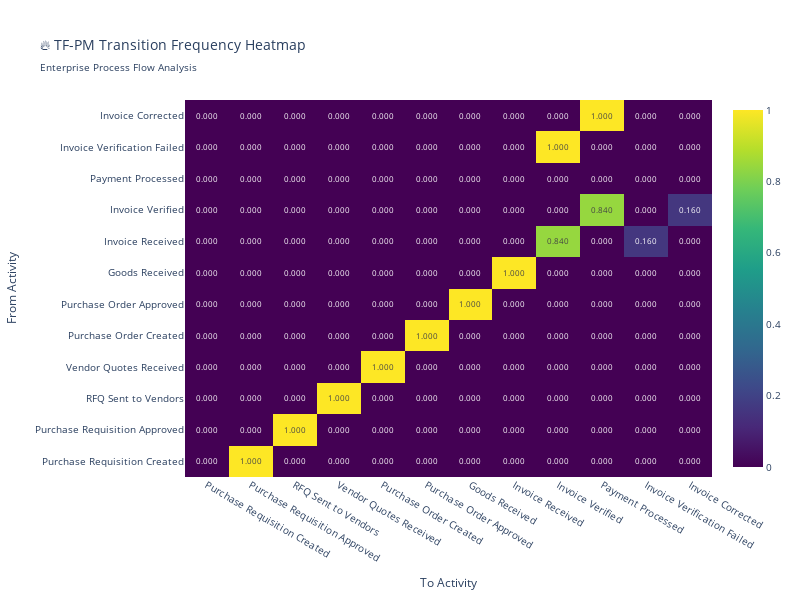
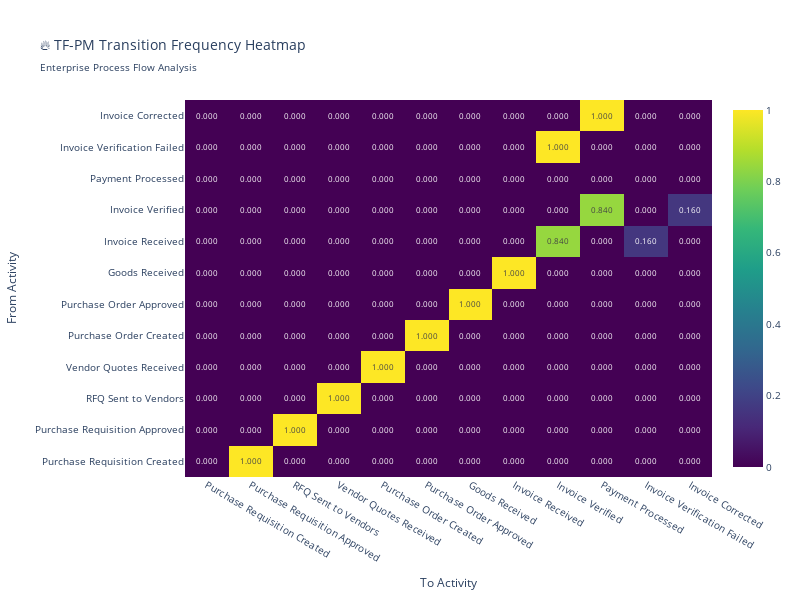

Notebook code for these charts, in order:
### Markdown cell above
## 📊 Advanced Process Analytics Dashboard

### 1. TF-PM (Transition Frequency Process Mining) Analysis
Implementing state-of-the-art transition frequency analysis for enterprise process optimization.

### Code cell
class TFPMAnalyzer:
    """
    Advanced Transition Frequency Process Mining (TF-PM) Analyzer
    Latest enterprise-grade process mining techniques for operational excellence
    """
    
    def __init__(self, event_log):
        self.log = event_log
        self.activities = list(pm4py.get_event_attribute_values(event_log, 'concept:name').keys())
        # Handle different PM4Py data structures
        try:
            self.cases = [trace.attributes['concept:name'] for trace in event_log if hasattr(trace, 'attributes')]
        except:
            self.cases = list(range(len(event_log)))  # Fallback to indices
        self.transition_matrix = None
        self.activity_frequencies = None
        
    def compute_transition_frequencies(self):
        """Compute advanced transition frequency matrix with enterprise insights"""
        
        # Initialize transition matrix
        n_activities = len(self.activities)
        activity_to_idx = {act: idx for idx, act in enumerate(self.activities)}
        self.transition_matrix = np.zeros((n_activities, n_activities))
        
        # Compute transitions
        total_transitions = 0
        for trace in self.log:
            for i in range(len(trace) - 1):
                current_activity = trace[i]['concept:name']
                next_activity = trace[i + 1]['concept:name']
                
                current_idx = activity_to_idx[current_activity]
                next_idx = activity_to_idx[next_activity]
                
                self.transition_matrix[current_idx][next_idx] += 1
                total_transitions += 1
        
        # Normalize to get probabilities
        row_sums = self.transition_matrix.sum(axis=1, keepdims=True)
        row_sums[row_sums == 0] = 1  # Avoid division by zero
        self.transition_matrix_prob = self.transition_matrix / row_sums
        
        print(f"✅ TF-PM Analysis Complete!")
        print(f"📊 Total Transitions Analyzed: {total_transitions}")
        print(f"🔄 Unique Activity Transitions: {np.count_nonzero(self.transition_matrix)}")
        
        return self.transition_matrix, self.transition_matrix_prob
    
    def compute_activity_frequencies(self):
        """Compute activity frequencies with enterprise KPIs"""
        
        activity_counts = Counter()
        total_events = 0
        
        for trace in self.log:
            for event in trace:
                activity_counts[event['concept:name']] += 1
                total_events += 1
        
        self.activity_frequencies = {
            'counts': dict(activity_counts),
            'percentages': {act: (count/total_events)*100 
                          for act, count in activity_counts.items()},
            'total_events': total_events
        }
        
        return self.activity_frequencies
    
    def identify_bottlenecks(self, threshold=0.1):
        """Identify process bottlenecks using TF-PM analysis"""
        
        if self.transition_matrix is None:
            self.compute_transition_frequencies()
        
        bottlenecks = []
        
        # Find activities with low outgoing transition diversity
        for i, activity in enumerate(self.activities):
            outgoing_transitions = self.transition_matrix[i]
            non_zero_transitions = np.count_nonzero(outgoing_transitions)
            total_outgoing = np.sum(outgoing_transitions)
            
            if total_outgoing > 0:
                diversity_score = non_zero_transitions / len(self.activities)
                avg_transition_strength = total_outgoing / max(non_zero_transitions, 1)
                
                if diversity_score < threshold or avg_transition_strength > len(self.log) * 0.5:
                    bottlenecks.append({
                        'activity': activity,
                        'diversity_score': diversity_score,
                        'avg_transition_strength': avg_transition_strength,
                        'total_occurrences': total_outgoing
                    })
        
        return bottlenecks
    
    def visualize_transition_heatmap(self):
        """Create interactive transition frequency heatmap"""
        
        if self.transition_matrix_prob is None:
            self.compute_transition_frequencies()
        
        # Create interactive heatmap with Plotly
        fig = go.Figure(data=go.Heatmap(
            z=self.transition_matrix_prob,
            x=self.activities,
            y=self.activities,
            colorscale='Viridis',
            text=self.transition_matrix_prob,
            texttemplate='%{text:.3f}',
            textfont={"size":8},
            hoverongaps=False
        ))
        
        fig.update_layout(
            title='🔥 TF-PM Transition Frequency Heatmap<br><sub>Enterprise Process Flow Analysis</sub>',
            xaxis_title='To Activity',
            yaxis_title='From Activity',
            width=800,
            height=600,
            font=dict(size=10)
        )
        
        fig.show()
        
        return fig

# Initialize TF-PM Analyzer
tfpm_analyzer = TFPMAnalyzer(event_log)

# Compute transition frequencies
transition_matrix, transition_prob_matrix = tfpm_analyzer.compute_transition_frequencies()
activity_frequencies = tfpm_analyzer.compute_activity_frequencies()

# Display results
print("\n🎯 TF-PM Analysis Results:")
print("=" * 50)
print(f"📈 Most Frequent Activities:")
sorted_activities = sorted(activity_frequencies['percentages'].items(), 
                          key=lambda x: x[1], reverse=True)
for act, pct in sorted_activities[:5]:
    print(f"   • {act}: {pct:.2f}%")

# Identify bottlenecks
bottlenecks = tfpm_analyzer.identify_bottlenecks()
if bottlenecks:
    print(f"\n⚠️ Process Bottlenecks Identified ({len(bottlenecks)}):")
    for bottleneck in bottlenecks[:3]:
        print(f"   • {bottleneck['activity']}: Diversity Score {bottleneck['diversity_score']:.3f}")

# Visualize transition heatmap
tfpm_analyzer.visualize_transition_heatmap()

### Figure 1 — Plotly figure (JSON) as saved in the notebook; plotly's stock layout.template omitted (floating-point values rounded to 4 significant figures; data arrays with more than 128 entries replaced by an {"elided": "..."} marker saying what was removed)
{"data": [{"colorscale": [[0, "#440154"], [0.1111, "#482878"], [0.2222, "#3e4989"], [0.3333, "#31688e"], [0.4444, "#26828e"], [0.5556, "#1f9e89"], [0.6667, "#35b779"], [0.7778, "#6ece58"], [0.8889, "#b5de2b"], [1, "#fde725"]], "hoverongaps": false, "text": {"elided": "12x12 float values"}, "textfont": {"size": 8}, "texttemplate": "%{text:.3f}", "type": "heatmap", "x": ["Purchase Requisition Created", "Purchase Requisition Approved", "RFQ Sent to Vendors", "Vendor Quotes Received", "Purchase Order Created", "Purchase Order Approved", "Goods Received", "Invoice Received", "Invoice Verified", "Payment Processed", "Invoice Verification Failed", "Invoice Corrected"], "y": ["Purchase Requisition Created", "Purchase Requisition Approved", "RFQ Sent to Vendors", "Vendor Quotes Received", "Purchase Order Created", "Purchase Order Approved", "Goods Received", "Invoice Received", "Invoice Verified", "Payment Processed", "Invoice Verification Failed", "Invoice Corrected"], "z": {"elided": "12x12 float values"}}], "layout": {"font": {"size": 10}, "height": 600, "title": {"text": "🔥 TF-PM Transition Frequency Heatmap<br><sub>Enterprise Process Flow Analysis</sub>"}, "width": 800, "xaxis": {"title": {"text": "To Activity"}}, "yaxis": {"title": {"text": "From Activity"}}}}

### Figure 2 — Plotly figure (JSON) as saved in the notebook; plotly's stock layout.template omitted (floating-point values rounded to 4 significant figures; data arrays with more than 128 entries replaced by an {"elided": "..."} marker saying what was removed)
{"data": [{"colorscale": [[0, "#440154"], [0.1111, "#482878"], [0.2222, "#3e4989"], [0.3333, "#31688e"], [0.4444, "#26828e"], [0.5556, "#1f9e89"], [0.6667, "#35b779"], [0.7778, "#6ece58"], [0.8889, "#b5de2b"], [1, "#fde725"]], "hoverongaps": false, "text": {"elided": "12x12 float values"}, "textfont": {"size": 8}, "texttemplate": "%{text:.3f}", "type": "heatmap", "x": ["Purchase Requisition Created", "Purchase Requisition Approved", "RFQ Sent to Vendors", "Vendor Quotes Received", "Purchase Order Created", "Purchase Order Approved", "Goods Received", "Invoice Received", "Invoice Verified", "Payment Processed", "Invoice Verification Failed", "Invoice Corrected"], "y": ["Purchase Requisition Created", "Purchase Requisition Approved", "RFQ Sent to Vendors", "Vendor Quotes Received", "Purchase Order Created", "Purchase Order Approved", "Goods Received", "Invoice Received", "Invoice Verified", "Payment Processed", "Invoice Verification Failed", "Invoice Corrected"], "z": {"elided": "12x12 float values"}}], "layout": {"font": {"size": 10}, "height": 600, "title": {"text": "🔥 TF-PM Transition Frequency Heatmap<br><sub>Enterprise Process Flow Analysis</sub>"}, "width": 800, "xaxis": {"title": {"text": "To Activity"}}, "yaxis": {"title": {"text": "From Activity"}}}}
